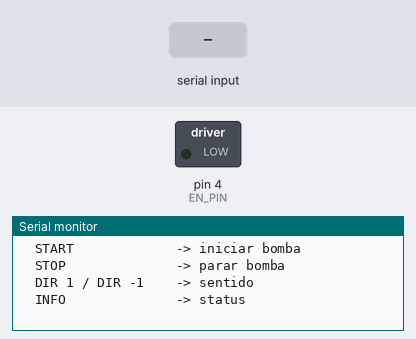
Recording of a sketch running on a simulated Arduino Uno, built with avr-gcc and run on an emulated ATmega328P. On the bench: switched loads named in the sketch (green lamp = pin HIGH), the last lines printed to the serial monitor. The inputs (shaded band) are chosen by the test bench.

Above: at 1.2 s.
1.3 s: "START\n" received over Serial
At 2.5 s:
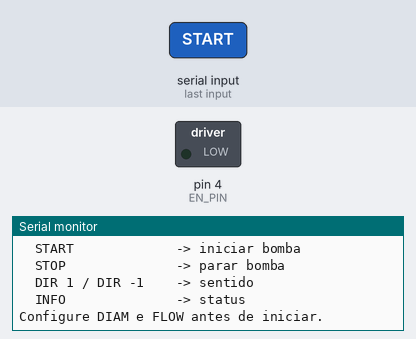
2.8 s: "STOP\n" received over Serial
At 3.6 s:
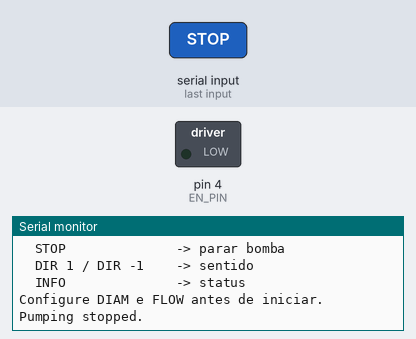
4.3 s: "INFO\n" received over Serial
At 5.2 s:
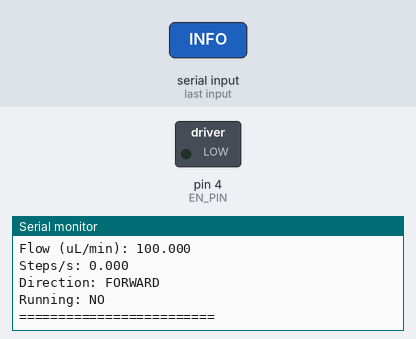

The sketch:

pump.ino
```cpp
#include <AccelStepper.h>

#define DIR_PIN  2
#define STEP_PIN 3
#define EN_PIN   4

AccelStepper stepper(AccelStepper::DRIVER, STEP_PIN, DIR_PIN);

// === CONFIGURAÇÕES DO HARDWARE ===
const float STEPS_PER_REV    = 6400.0;   // passos por volta (motor + microstepping)
const float LEAD_MM_PER_REV  = 0.9826;      // avanço do fuso (mm por volta)

// === PARÂMETROS ===
float syringeDiameter_mm = 10.0;    // diâmetro da seringa
float flow_ul_min        = 100.0;   // fluxo em µL/min
float stepsPerSec        = 0.0;

bool running = false;
int dirSign = 1;

// ============================================================
//  Cálculo da velocidade a partir do DIÂMETRO + FLUXO (µL/min)
// ============================================================
void updateSpeed() {
  // Área da seringa (mm²)
  float radius = syringeDiameter_mm / 2.0;
  float area_mm2 = 3.14159265 * radius * radius;

  if (area_mm2 <= 0 || flow_ul_min <= 0) {
    stepsPerSec = 0;
    return;
  }

  // µL/min → mm³/min (1 µL = 1 mm³)
  float Q_mm3_min = flow_ul_min;

  // Velocidade em mm/min
  float v_mm_min = Q_mm3_min / area_mm2;

  // mm/s
  float v_mm_s = v_mm_min / 60.0;

  // Conversão para steps/s
  stepsPerSec = v_mm_s * (STEPS_PER_REV / LEAD_MM_PER_REV);

  // Ajustes do motor
  float maxSpeed = fabs(stepsPerSec) * 1.2 + 10;
  stepper.setMaxSpeed(maxSpeed);
  stepper.setAcceleration(maxSpeed * 2);
  stepper.setSpeed(stepsPerSec * dirSign);
}

void printInfo() {
  Serial.println(F("=== Syringe Pump Info ==="));
  Serial.print(F("Diameter (mm): "));
  Serial.println(syringeDiameter_mm, 3);

  Serial.print(F("Flow (uL/min): "));
  Serial.println(flow_ul_min, 3);

  Serial.print(F("Steps/s: "));
  Serial.println(stepsPerSec, 3);

  Serial.print(F("Direction: "));
  Serial.println(dirSign > 0 ? "FORWARD" : "REVERSE");

  Serial.print(F("Running: "));
  Serial.println(running ? "YES" : "NO");

  Serial.println(F("========================="));
}

void setup() {
  Serial.begin(115200);

  pinMode(EN_PIN, OUTPUT);
  digitalWrite(EN_PIN, LOW);

  stepper.setMaxSpeed(2000);
  stepper.setAcceleration(1000);

  Serial.println(F("Syringe pump ready."));
  Serial.println(F("Commands:"));
  Serial.println(F("  DIAM <mm>         -> define diâmetro interno"));
  Serial.println(F("  FLOW <uL/min>     -> define fluxo em microlitros/min"));
  Serial.println(F("  START             -> iniciar bomba"));
  Serial.println(F("  STOP              -> parar bomba"));
  Serial.println(F("  DIR 1 / DIR -1    -> sentido"));
  Serial.println(F("  INFO              -> status"));
}

void loop() {
  if (running && stepsPerSec != 0) {
    stepper.runSpeed();
  }

  if (Serial.available()) {
    String cmd = Serial.readStringUntil('\n');
    cmd.trim();

    if (cmd.startsWith("DIAM")) {
      float d = cmd.substring(5).toFloat();
      if (d > 0) {
        syringeDiameter_mm = d;
        updateSpeed();
        Serial.print(F("Diameter set to "));
        Serial.println(d, 3);
      }
    }

    else if (cmd.startsWith("FLOW")) {
      float f = cmd.substring(5).toFloat();
      if (f > 0) {
        flow_ul_min = f;
        updateSpeed();
        Serial.print(F("Flow set to "));
        Serial.print(f, 3);
        Serial.println(F(" uL/min"));
      }
    }

    else if (cmd.equalsIgnoreCase("START")) {
      if (stepsPerSec == 0) {
        Serial.println(F("Configure DIAM e FLOW antes de iniciar."));
      } else {
        running = true;
        stepper.setSpeed(stepsPerSec * dirSign);
        Serial.println(F("Pumping started."));
      }
    }

    else if (cmd.equalsIgnoreCase("STOP")) {
      running = false;
      stepper.setSpeed(0);
      Serial.println(F("Pumping stopped."));
    }

    else if (cmd.startsWith("DIR")) {
      int d = cmd.substring(4).toInt();
      if (d == 1 || d == -1) {
        dirSign = d;
        stepper.setSpeed(stepsPerSec * dirSign);
        Serial.print(F("Direction set to "));
        Serial.println(dirSign > 0 ? "FORWARD" : "REVERSE");
      }
    }

    else if (cmd.equalsIgnoreCase("INFO")) {
      printInfo();
    }

    else {
      Serial.println(F("Unknown command."));
    }
  }
}
```

Measured:
- after the input at 1.3 s, the serial monitor: prints a new line at once (image 1)
- after the input at 2.8 s, the serial monitor: prints a new line at once (image 2)
- after the input at 4.3 s, the serial monitor: prints a new line at once (image 3)
